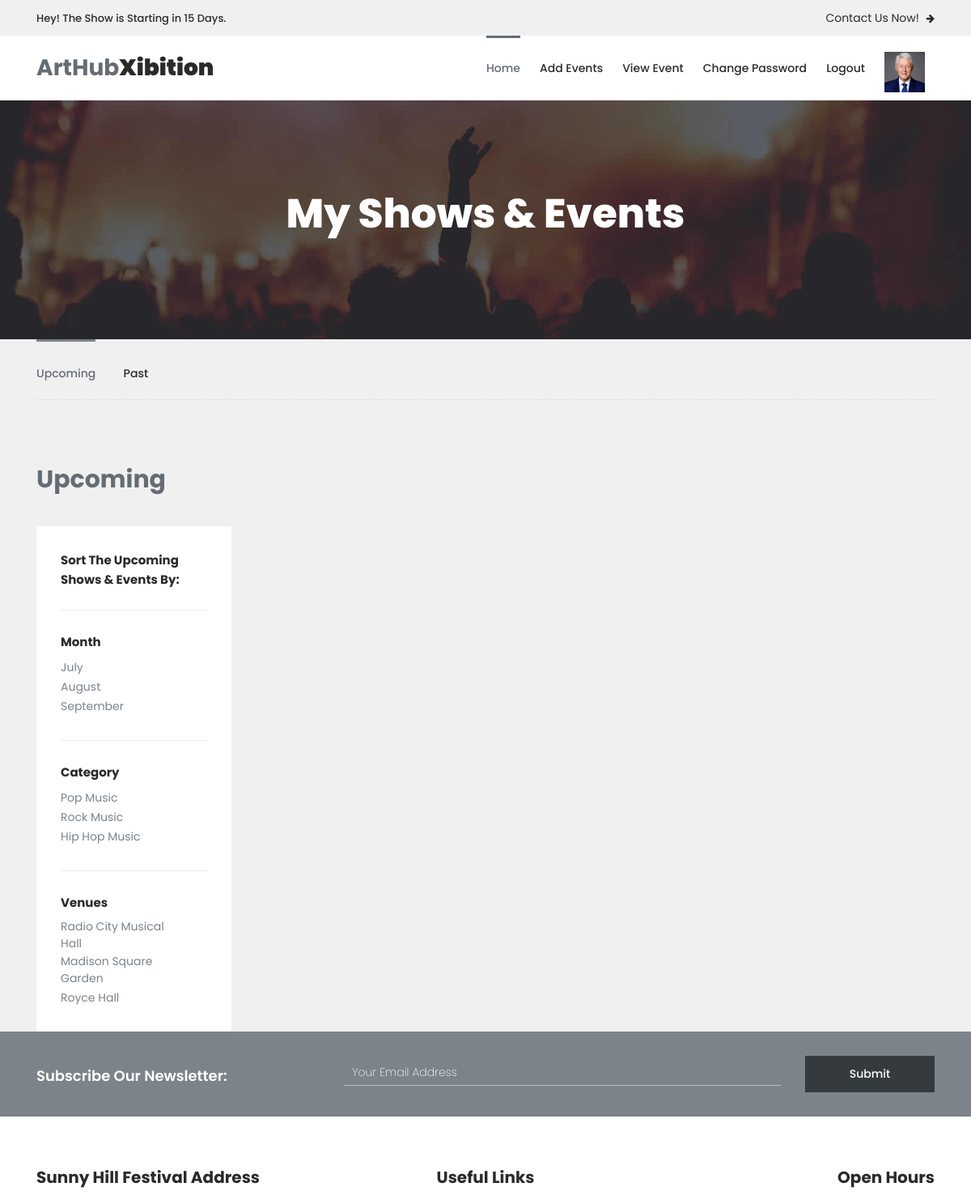
The page /manager-view-event/ (signed in, upper part) on the database as committed earlier.
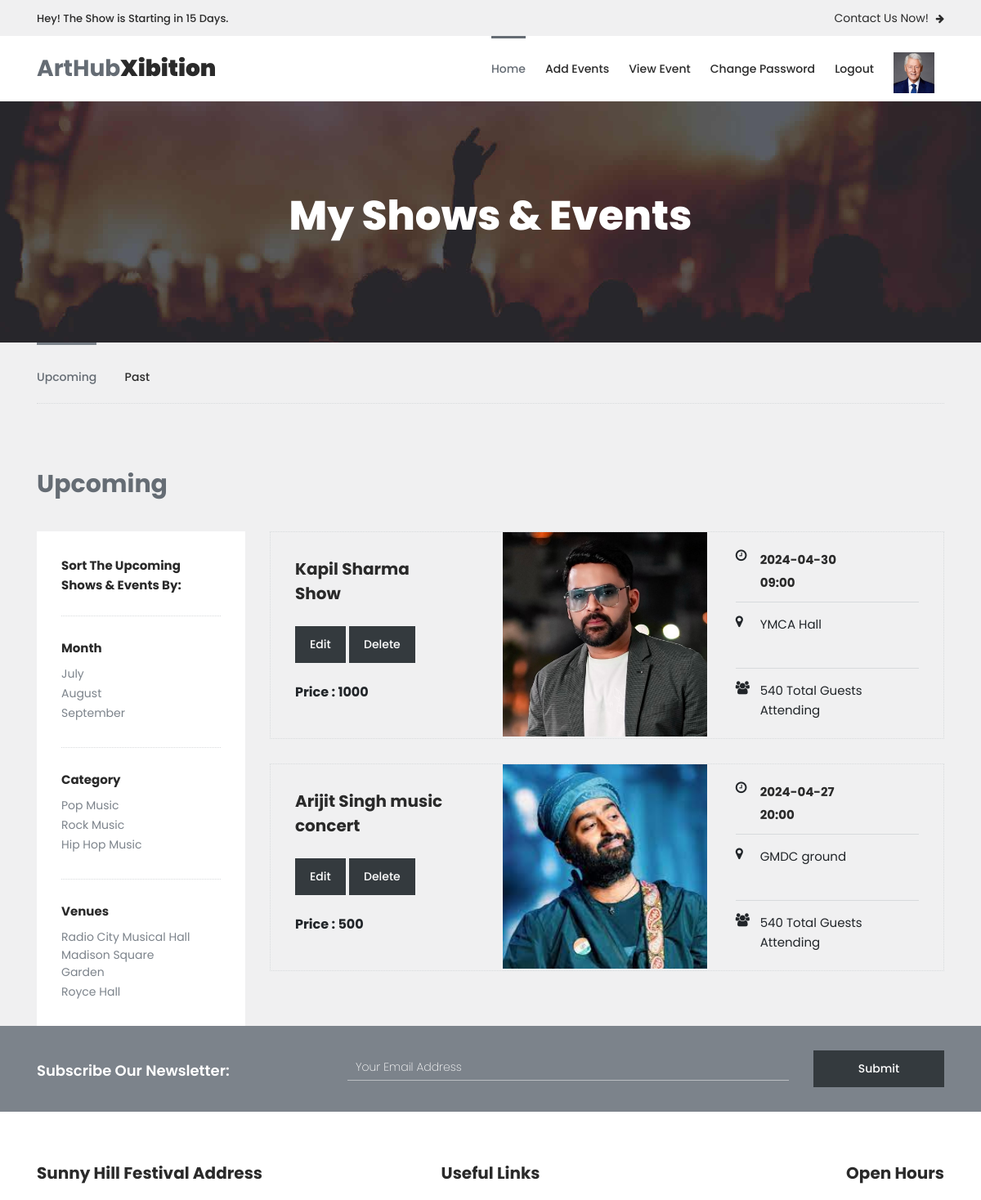
The same page on the database as committed later.
### myapp/models.py (models this page shows, shortened)
class Event(models.Model):
	manager=models.ForeignKey(User,on_delete=models.CASCADE)
	event_name=models.CharField(max_length=100)
	event_date=models.CharField(max_length=100)
	event_time=models.CharField(max_length=100)
	event_venue=models.TextField()
	event_picture=models.ImageField(upload_to="event_picture/")
	event_price=models.PositiveIntegerField()

### myapp/views.py (the view)
# urls.py: path('manager-view-event/',views.manager_view_event,name='manager-view-event'),
def manager_view_event(request):
	manager=User.objects.get(email=request.session['email'])
	events=Event.objects.filter(manager=manager)
	return render(request,'manager-view-event.html',{'events':events})

### myapp/templates/manager-view-event.html (shortened to what this page needs)
{% extends 'manager-header.html' %}
{% load static %}
{% block content %}
<!DOCTYPE html>
<html lang="en">
  <head>
    </head>
    <body>
    <div class="page-heading-shows-events">
        <div class="container">
            <div class="row">
                <div class="col-lg-12">
                    <h2>My Shows & Events</h2>
                </div>
            </div>
        </div>
    </div>
    <div class="shows-events-tabs">
        <div class="container">
            <div class="row">
                <div class="col-lg-12">
                    <div class="row" id="tabs">
                        <div class="col-lg-12">
                            <div class="heading-tabs">
                                <div class="row">
                                    <div class="col-lg-8">
                                        <ul>
                                          <li><a href='#tabs-1'>Upcoming</a></li>
                                          <li><a href='#tabs-2'>Past</a></a></li>
                                        </ul>
                                    </div>
                                </div>
                            </div>
                        </div>
                        <div class="col-lg-12">
                            <section class='tabs-content'>
                                <article id='tabs-1'>
                                    <div class="row">
                                        <div class="col-lg-12">
                                            <div class="heading"><h2>Upcoming</h2></div>
                                        </div>
                                        <div class="col-lg-3">
                                            <div class="sidebar">
                                                <div class="row">
                                                    <div class="col-lg-12">
                                                        <div class="heading-sidebar">
                                                            <h4>Sort The Upcoming Shows & Events By:</h4>
                                                        </div>
                                                    </div>
                                                    <div class="col-lg-12">
                                                        <div class="month">
                                                            <h6>Month</h6>
                                                            <ul>
                                                                <li><a href="#">July</a></li>
                                                                <li><a href="#">August</a></li>
                                                                <li><a href="#">September</a></li>
                                                            </ul>
                                                        </div>
                                                    </div>
                                                    <div class="col-lg-12">
                                                        <div class="category">
                                                            <h6>Category</h6>
                                                            <ul>
                                                                <li><a href="#">Pop Music</a></li>
                                                                <li><a href="#">Rock Music</a></li>
                                                                <li><a href="#">Hip Hop Music</a></li>
                                                            </ul>
                                                        </div>
                                                    </div>
                                                    <div class="col-lg-12">
                                                        <div class="venues">
                                                            <h6>Venues</h6>
                                                            <ul>
                                                                <li><a href="#">Radio City Musical Hall</a></li>
                                                                <li><a href="#">Madison Square Garden</a></li>
                                                                <li><a href="#">Royce Hall</a></li>
                                                            </ul>
                                                        </div>
                                                    </div>
                                                </div>
                                            </div>
                                        </div>
                                        <div class="col-lg-9">
                                            <div class="row">
                                                {% for i in events %}
                                                <div class="col-lg-12">
                                                    <div class="event-item">
                                                        <div class="row">
                                                            <div class="col-lg-4">
                                                                <div class="left-content">
                                                                    <h4>{{i.event_name}}</h4>
                                                                    <div class="main-dark-button"><a href="{% url 'manager-edit-event' pk=i.pk %}">Edit</a>
                                                                        <a href="{% url 'manager-delete-event' pk=i.pk %}">Delete</a>
                                                                        <br><br>
                                                                        <b>Price : {{i.event_price}}</b>
                                                                    </div>
                                                                </div>
                                                            </div>
                                                            <div class="col-lg-4">
                                                                <div class="thumb">
                                                                    <img src="{{i.event_picture.url}}" alt="" style="height:250px;width: 250px;">
                                                                </div>
                                                            </div>
                                                            <div class="col-lg-4">
                                                                <div class="right-content">
                                                                    <ul>
                                                                        <li>
                                                                            <i class="fa fa-clock-o"></i>
                                                                            <h6>{{i.event_date}}<br>{{i.event_time}}</h6>
                                                                        </li>
                                                                        <li>
                                                                            <i class="fa fa-map-marker"></i>
                                                                            <span>{{i.event_venue}}</span>
                                                                        </li>
                                                                        <li>
                                                                            <i class="fa fa-users"></i>
                                                                            <span>540 Total Guests Attending</span>
                                                                        </li>
                                                                    </ul>
                                                                </div>
                                                            </div>
                                                        </div>
                                                    </div>
                                                </div>
                                                {% endfor %}
                                            </div>
                                        </div>
                                    </div>
                                </article>
                            </section>
                        </div>
                    </div>
                </div>
            </div>
        </div>
    </div>
    <div class="subscribe">
        <div class="container">
            <div class="row">
                <div class="col-lg-4">
                    <h4>Subscribe Our Newsletter:</h4>
                </div>
                <div class="col-lg-8">
                    <form id="subscribe" action="" method="get">
                        <div class="row">
                          <div class="col-lg-9">
                            <fieldset>
                              <input name="email" type="text" id="email" pattern="[^ @]*@[^ @]*" placeholder="Your Email Address" required="">
                            </fieldset>
                          </div>
                          <div class="col-lg-3">
                            <fieldset>
                              <button type="submit" id="form-submit" class="main-dark-button">Submit</button>
                            </fieldset>
                          </div>
                        </div>
                    </form>
                </div>
            </div>
        </div>
    </div>
  </body>
</html>
{% endblock %}

### myapp/templates/manager-header.html (shortened to what this page needs)
{% load static%}
<!DOCTYPE html>
<html lang="en">
  <head>
    <link rel="stylesheet" type="text/css" href="{% static 'assets/css/bootstrap.min.css' %}">
    <link rel="stylesheet" type="text/css" href="{% static 'assets/css/font-awesome.css' %}">
    <link rel="stylesheet" type="text/css" href="{% static 'assets/css/owl-carousel.css' %}">
    <link rel="stylesheet" href="{% static 'assets/css/tooplate-artxibi' %}tion.css">
    </head>
    <body>
    <div class="pre-header">
        <div class="container">
            <div class="row">
                <div class="col-lg-6 col-sm-6">
                    <span>Hey! The Show is Starting in 15 Days.</span>
                </div>
                <div class="col-lg-6 col-sm-6">
                    <div class="text-button">
                        <a href="{% url 'rent-venue' %}">Contact Us Now! <i class="fa fa-arrow-right"></i></a>
                    </div>
                </div>
            </div>
        </div>
    </div>
    <header class="header-area header-sticky">
        <div class="container">
            <div class="row">
                <div class="col-12">
                    <nav class="main-nav">
                        <a href="/" class="logo">ArtHub<em>Xibition</em></a>
                        <ul class="nav">
                            <li><a href="/" class="active">Home</a></li>
                            <li><a href="{% url 'manager-add-event' %}">Add Events</a></li>
                            <li><a href="{% url 'manager-view-event' %}">View Event</a></li>
                            {% if request.session.email %}
                                <li><a href="{% url 'change-password' %}">Change Password
                                </a></li>
                                <li><a href="{% url 'logout' %}">Logout
                                </a></li>
                                <li><a href="{% url 'profile'%}"><img src="{{request.session.profile_picture}}" style="width:50px;height: 50px;"></a></li>
                            {% else %}
                                <li><a href="{% url 'signup' %}">Signup</a></li>
                                <li><a href="{% url 'login' %}">Login</a></li>
                            {% endif %}
                        </ul>
                    </nav>
                </div>
            </div>
        </div>
    </header>
    {% block content %}
    {% endblock %}
    <footer>
        <div class="container">
            <div class="row">
                <div class="col-lg-4">
                    <div class="address">
                        <h4>Sunny Hill Festival Address</h4>
                    </div>
                </div>
                <div class="col-lg-4">
                    <div class="links">
                        <h4>Useful Links</h4>
                    </div>
                </div>
                <div class="col-lg-4">
                    <div class="hours">
                        <h4>Open Hours</h4>
                    </div>
                </div>
            </div>
        </div>
    </footer>
  </body>
</html>

Rows that differ between the two databases and show on the page:
added Event: event_name "Kapil Sharma Show", event_price "1000", event_picture (picture), event_date "2024-04-30", event_time "09:00", event_venue "YMCA Hall"
added Event: event_name "Arijit Singh music concert", event_price "500", event_picture (picture), event_date "2024-04-27", event_time "20:00", event_venue "GMDC ground"
